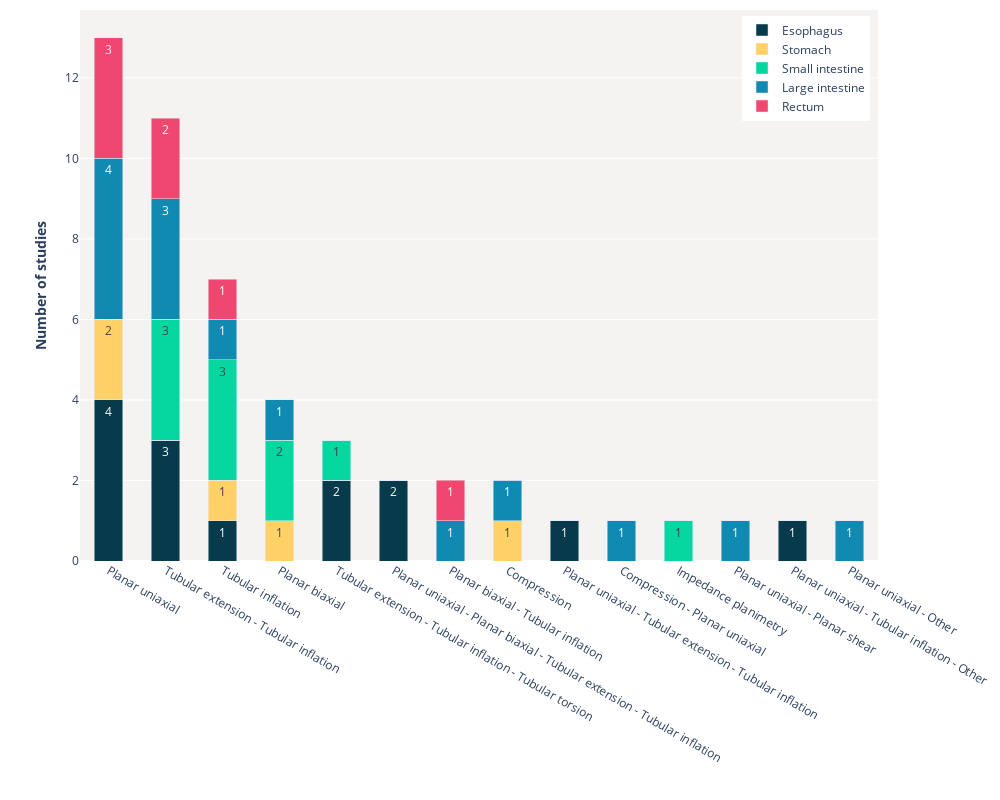

Notebook code for this chart:
### Code cell
df = pd.DataFrame(dict_source, index = protocol_list_decreasing_frequency)
# plotly
fig = px.bar(df, 
             x = df.index,
             y = [c for c in df.columns],
             color_discrete_sequence=color_palette
             )

for i, val in enumerate(df.head()):
    fig.data[i].text = df[val]
    fig.data[i].textangle = 0
    
fig.update_layout(
    barmode='stack',
    bargap=0.5,
    autosize=False,
    width=1000,
    height=800,
    xaxis = dict(title="<b>  <b>", showgrid = False, dtick = 1),
    yaxis = dict(title="<b> Number of studies <b>"),
    plot_bgcolor= plot_background_color,
    legend=dict(yanchor="top", y=0.99, xanchor="right", x=0.99, title = None), 
    legend_traceorder = 'normal',
    margin=go.layout.Margin(
        t=10, #top margin
    )
)

fig.show()
#fig.write_image("total-studies-test-protocol.png", engine="kaleido", scale = 1.0)

### Figure 1 — Plotly figure (JSON) as saved in the notebook; plotly's stock layout.template omitted (floating-point values rounded to 4 significant figures)
{"data": [{"alignmentgroup": "True", "hovertemplate": "variable=Esophagus<br>index=%{x}<br>value=%{y}<extra></extra>", "legendgroup": "Esophagus", "marker": {"color": "#073b4c", "pattern": {"shape": ""}}, "name": "Esophagus", "offsetgroup": "Esophagus", "orientation": "v", "showlegend": true, "text": [4, 3, 1, 0, 2, 2, 0, 0, 1, 0, 0, 0, 1, 0], "textangle": 0, "textposition": "auto", "type": "bar", "x": ["Planar uniaxial", "Tubular extension - Tubular inflation", "Tubular inflation", "Planar biaxial", "Tubular extension - Tubular inflation - Tubular torsion", "Planar uniaxial - Planar biaxial - Tubular extension - Tubular inflation", "Planar biaxial - Tubular inflation", "Compression", "Planar uniaxial - Tubular extension - Tubular inflation", "Compression - Planar uniaxial", "Impedance planimetry", "Planar uniaxial - Planar shear", "Planar uniaxial - Tubular inflation - Other", "Planar uniaxial - Other"], "xaxis": "x", "y": [4, 3, 1, 0, 2, 2, 0, 0, 1, 0, 0, 0, 1, 0], "yaxis": "y"}, {"alignmentgroup": "True", "hovertemplate": "variable=Stomach<br>index=%{x}<br>value=%{y}<extra></extra>", "legendgroup": "Stomach", "marker": {"color": "#ffd166", "pattern": {"shape": ""}}, "name": "Stomach", "offsetgroup": "Stomach", "orientation": "v", "showlegend": true, "text": [2, 0, 1, 1, 0, 0, 0, 1, 0, 0, 0, 0, 0, 0], "textangle": 0, "textposition": "auto", "type": "bar", "x": ["Planar uniaxial", "Tubular extension - Tubular inflation", "Tubular inflation", "Planar biaxial", "Tubular extension - Tubular inflation - Tubular torsion", "Planar uniaxial - Planar biaxial - Tubular extension - Tubular inflation", "Planar biaxial - Tubular inflation", "Compression", "Planar uniaxial - Tubular extension - Tubular inflation", "Compression - Planar uniaxial", "Impedance planimetry", "Planar uniaxial - Planar shear", "Planar uniaxial - Tubular inflation - Other", "Planar uniaxial - Other"], "xaxis": "x", "y": [2, 0, 1, 1, 0, 0, 0, 1, 0, 0, 0, 0, 0, 0], "yaxis": "y"}, {"alignmentgroup": "True", "hovertemplate": "variable=Small intestine<br>index=%{x}<br>value=%{y}<extra></extra>", "legendgroup": "Small intestine", "marker": {"color": "#06d6a0", "pattern": {"shape": ""}}, "name": "Small intestine", "offsetgroup": "Small intestine", "orientation": "v", "showlegend": true, "text": [0, 3, 3, 2, 1, 0, 0, 0, 0, 0, 1, 0, 0, 0], "textangle": 0, "textposition": "auto", "type": "bar", "x": ["Planar uniaxial", "Tubular extension - Tubular inflation", "Tubular inflation", "Planar biaxial", "Tubular extension - Tubular inflation - Tubular torsion", "Planar uniaxial - Planar biaxial - Tubular extension - Tubular inflation", "Planar biaxial - Tubular inflation", "Compression", "Planar uniaxial - Tubular extension - Tubular inflation", "Compression - Planar uniaxial", "Impedance planimetry", "Planar uniaxial - Planar shear", "Planar uniaxial - Tubular inflation - Other", "Planar uniaxial - Other"], "xaxis": "x", "y": [0, 3, 3, 2, 1, 0, 0, 0, 0, 0, 1, 0, 0, 0], "yaxis": "y"}, {"alignmentgroup": "True", "hovertemplate": "variable=Large intestine<br>index=%{x}<br>value=%{y}<extra></extra>", "legendgroup": "Large intestine", "marker": {"color": "#118ab2", "pattern": {"shape": ""}}, "name": "Large intestine", "offsetgroup": "Large intestine", "orientation": "v", "showlegend": true, "text": [4, 3, 1, 1, 0, 0, 1, 1, 0, 1, 0, 1, 0, 1], "textangle": 0, "textposition": "auto", "type": "bar", "x": ["Planar uniaxial", "Tubular extension - Tubular inflation", "Tubular inflation", "Planar biaxial", "Tubular extension - Tubular inflation - Tubular torsion", "Planar uniaxial - Planar biaxial - Tubular extension - Tubular inflation", "Planar biaxial - Tubular inflation", "Compression", "Planar uniaxial - Tubular extension - Tubular inflation", "Compression - Planar uniaxial", "Impedance planimetry", "Planar uniaxial - Planar shear", "Planar uniaxial - Tubular inflation - Other", "Planar uniaxial - Other"], "xaxis": "x", "y": [4, 3, 1, 1, 0, 0, 1, 1, 0, 1, 0, 1, 0, 1], "yaxis": "y"}, {"alignmentgroup": "True", "hovertemplate": "variable=Rectum<br>index=%{x}<br>value=%{y}<extra></extra>", "legendgroup": "Rectum", "marker": {"color": "#ef476f", "pattern": {"shape": ""}}, "name": "Rectum", "offsetgroup": "Rectum", "orientation": "v", "showlegend": true, "text": [3, 2, 1, 0, 0, 0, 1, 0, 0, 0, 0, 0, 0, 0], "textangle": 0, "textposition": "auto", "type": "bar", "x": ["Planar uniaxial", "Tubular extension - Tubular inflation", "Tubular inflation", "Planar biaxial", "Tubular extension - Tubular inflation - Tubular torsion", "Planar uniaxial - Planar biaxial - Tubular extension - Tubular inflation", "Planar biaxial - Tubular inflation", "Compression", "Planar uniaxial - Tubular extension - Tubular inflation", "Compression - Planar uniaxial", "Impedance planimetry", "Planar uniaxial - Planar shear", "Planar uniaxial - Tubular inflation - Other", "Planar uniaxial - Other"], "xaxis": "x", "y": [3, 2, 1, 0, 0, 0, 1, 0, 0, 0, 0, 0, 0, 0], "yaxis": "y"}], "layout": {"autosize": false, "bargap": 0.5, "barmode": "stack", "height": 800, "legend": {"title": {}, "tracegroupgap": 0, "traceorder": "normal", "x": 0.99, "xanchor": "right", "y": 0.99, "yanchor": "top"}, "margin": {"t": 10}, "plot_bgcolor": "rgba(242, 241, 239, 0.8)", "width": 1000, "xaxis": {"anchor": "y", "autorange": true, "domain": [0, 1], "dtick": 1, "range": [-0.5, 13.5], "showgrid": false, "title": {"text": "<b>  <b>"}, "type": "category"}, "yaxis": {"anchor": "x", "autorange": true, "domain": [0, 1], "range": [0, 13.68], "title": {"text": "<b> Number of studies <b>"}, "type": "linear"}}}
